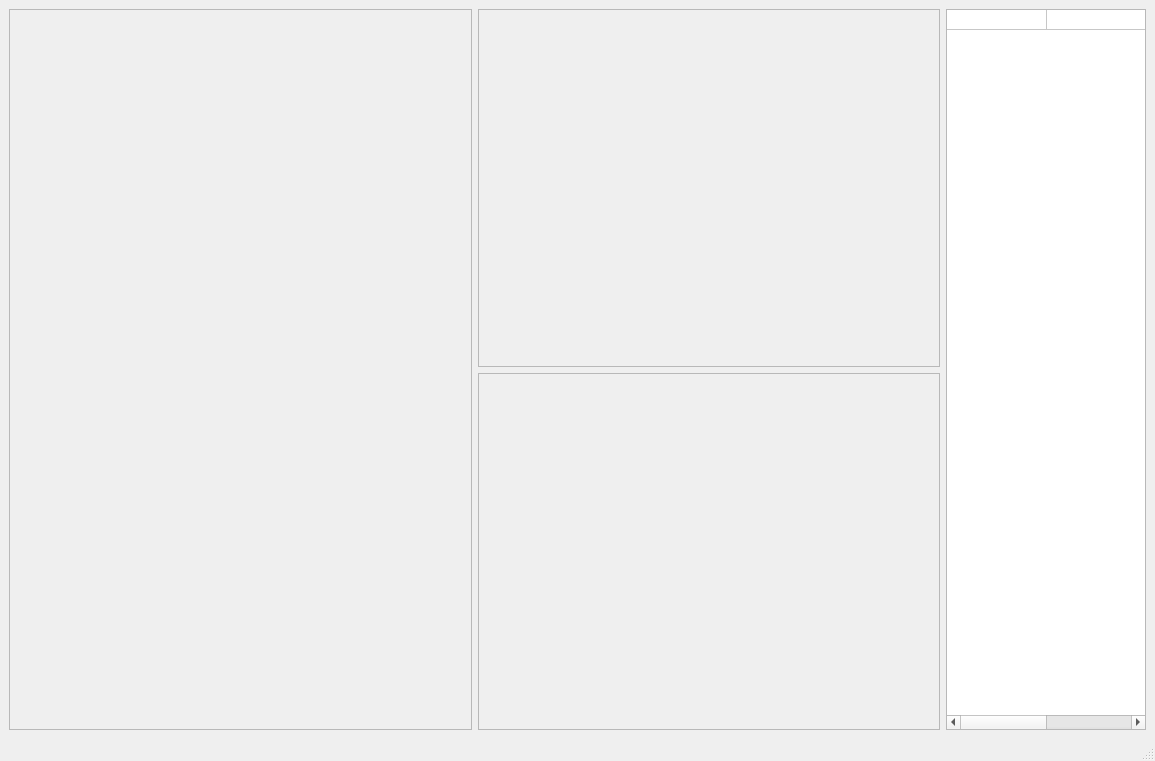
<?xml version="1.0" encoding="UTF-8"?>
<ui version="4.0">
 <class>SecWindow</class>
 <widget class="QMainWindow" name="SecWindow">
  <property name="geometry">
   <rect>
    <x>0</x>
    <y>0</y>
    <width>1155</width>
    <height>761</height>
   </rect>
  </property>
  <property name="windowTitle">
   <string>MainWindow</string>
  </property>
  <widget class="QWidget" name="centralwidget">
   <layout class="QHBoxLayout" name="horizontalLayout">
    <item>
     <widget class="QFrame" name="frame_1">
      <property name="frameShape">
       <enum>QFrame::StyledPanel</enum>
      </property>
      <property name="frameShadow">
       <enum>QFrame::Raised</enum>
      </property>
     </widget>
    </item>
    <item>
     <layout class="QVBoxLayout" name="verticalLayout">
      <item>
       <widget class="QFrame" name="frame_3">
        <property name="frameShape">
         <enum>QFrame::StyledPanel</enum>
        </property>
        <property name="frameShadow">
         <enum>QFrame::Raised</enum>
        </property>
       </widget>
      </item>
      <item>
       <widget class="QFrame" name="frame_4">
        <property name="frameShape">
         <enum>QFrame::StyledPanel</enum>
        </property>
        <property name="frameShadow">
         <enum>QFrame::Raised</enum>
        </property>
       </widget>
      </item>
     </layout>
    </item>
    <item>
     <widget class="QTableWidget" name="qInfosEtape">
      <property name="maximumSize">
       <size>
        <width>200</width>
        <height>16777215</height>
       </size>
      </property>
      <property name="showGrid">
       <bool>true</bool>
      </property>
      <property name="gridStyle">
       <enum>Qt::SolidLine</enum>
      </property>
      <property name="wordWrap">
       <bool>true</bool>
      </property>
      <property name="rowCount">
       <number>1</number>
      </property>
      <property name="columnCount">
       <number>2</number>
      </property>
      <attribute name="horizontalHeaderVisible">
       <bool>false</bool>
      </attribute>
      <attribute name="horizontalHeaderHighlightSections">
       <bool>true</bool>
      </attribute>
      <attribute name="verticalHeaderVisible">
       <bool>false</bool>
      </attribute>
      <attribute name="verticalHeaderDefaultSectionSize">
       <number>20</number>
      </attribute>
      <row/>
      <column/>
      <column/>
     </widget>
    </item>
   </layout>
  </widget>
  <widget class="QMenuBar" name="menubar">
   <property name="geometry">
    <rect>
     <x>0</x>
     <y>0</y>
     <width>1155</width>
     <height>25</height>
    </rect>
   </property>
  </widget>
  <widget class="QStatusBar" name="statusbar"/>
 </widget>
 <resources/>
 <connections/>
</ui>
